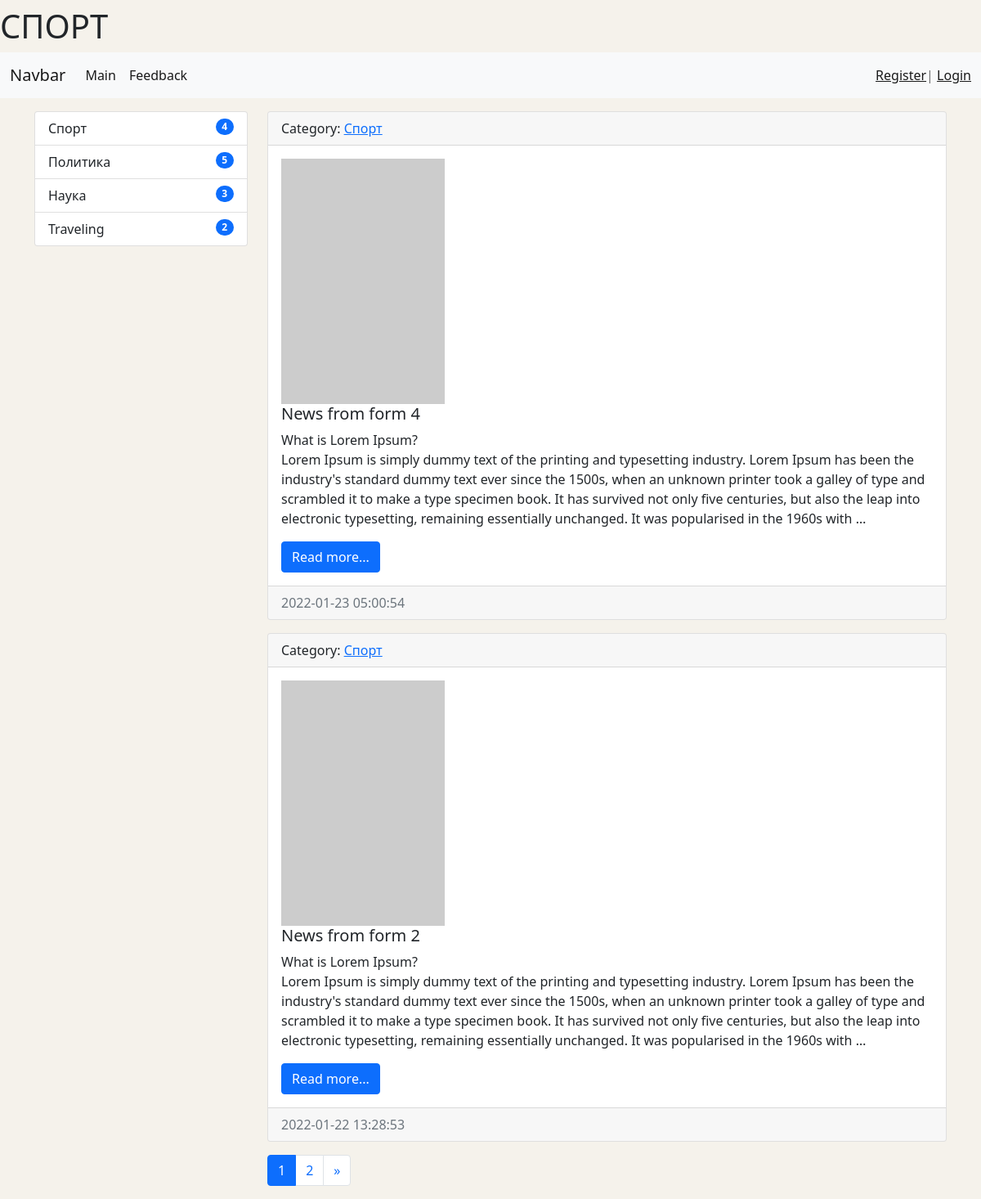
The app's page /category/2/ with its own data.
### news/models.py (models this page shows, shortened)
class Category(models.Model):
    title = models.CharField(max_length=150, db_index=True, verbose_name='Наименование категории')
    def get_absolute_url(self):
        return reverse('category', kwargs={'category_id': self.pk})
    def __str__(self):
        return self.title
    class Meta:
        verbose_name = 'Категория'
        verbose_name_plural = 'Категории'
        ordering = ['-title']

class News(models.Model):
    title = models.CharField(max_length=150, verbose_name='Наименование')
    content = models.TextField(blank=True, verbose_name='Контент')
    created_at = models.DateTimeField(auto_now_add=True, verbose_name='Дата публикации')
    updated_at = models.DateTimeField(auto_now=True, verbose_name='Обновлено')
    photo = models.ImageField(upload_to='photos/%Y/%m/%d/', verbose_name='Фото', blank=True)
    is_published = models.BooleanField(default=True, verbose_name='Опубликовано')
    category = models.ForeignKey('Category', on_delete=models.PROTECT, verbose_name='Категория')
    numbers_of_views = models.IntegerField(default=0)
    def get_absolute_url(self):
        return reverse('view_news', kwargs={'pk': self.pk})
    class Meta:
        verbose_name = 'Новость'
        verbose_name_plural = 'Новости'
        ordering = ['-created_at']

### news/views.py (the view)
# urls.py: path('category/<int:category_id>/', NewsByCategory.as_view(extra_context={'title': 'SOMETHING'}), name='category'),
class NewsByCategory(MyMixin, ListView):
    model = News
    template_name = 'news/home_news_list.html'
    context_object_name = 'news'
    allow_empty = False
    paginate_by = 2
    def get_context_data(self, *, object_list=None, **kwargs):
        context = super(NewsByCategory, self).get_context_data(**kwargs)
        context['title'] = self.get_upper(Category.objects.get(pk=self.kwargs['category_id']))
        return context
    def get_queryset(self):
        return News.objects.filter(category_id=self.kwargs['category_id'], is_published=True).select_related('category')

### news/templatetags/news_tags.py (called while the page is built)
@register.inclusion_tag('news/list_categories.html')
def show_categories():
    categories = Category.objects.annotate(cnt=Count('news', filter=F('news__is_published'))).filter(cnt__gt=0)
    return {'categories': categories}

### news/utils.py (called while the page is built)
    def get_upper(self, smth):
        if isinstance(smth, str):
            return smth.upper()
        else:
            return smth.title.upper()

### news/templates/news/home_news_list.html (shortened to what this page needs)
{% extends 'base.html' %}
{% block main_title %}
    {{ title }}
{% endblock %}
{% block sidebar %}
{% include 'inc/_sidebar.html' %}
{% endblock %}
{% block content %}
    {% for item in news %}
    <div class="card mb-3">
        <div class="card-header">
            Category: <a href="{{ item.category.get_absolute_url }}">{{ item.category }}</a>
        </div>
        <div class="card-body">
            <div class="media">
                {% if item.photo %}
                    <img src="{{ item.photo.url }}" alt="Photo" width="200" class="mr-3">
                {% else %}
                    <img src="https://picsum.photos/200/300/?blur=2" alt="Photo" class="mr-3">
                {% endif %}
                <div class="media-body">
                    <h5 class="card-title">{{ item.title }}</h5>
                    <p class="card-text">{{ item.content|safe|linebreaksbr|truncatewords:70 }}</p>
                    <a href="{{ item.get_absolute_url }}" class="btn btn-primary">Read more...</a>
                </div>
            </div>
        </div>
        <div class="card-footer text-muted">
            {{ item.created_at|date:'Y-m-d H:i:s' }}
        </div>
    </div>
    {% empty %}
        <p>Ooops... </p>
        <p>Looks like something went wrong</p>
    {% endfor %}
{% endblock %}

### news/templates/news/list_categories.html
<div class="list-group">
    {% for item_categories in categories %}
    <a href="{{ item_categories.get_absolute_url }}" class="list-group-item list-group-item-action">
        {{ item_categories.title }}
        <span class="badge bg-primary rounded-pill category_badge">{{ item_categories.cnt }}</span>
    </a>
    {% endfor %}
</div>

### mySite/static/css/main.css (style rules this page uses)
body { background-color: #f5f2eb; }
.category_badge { float: right; }

### records on screen
Category: title "СПОРТ", title "Спорт", cnt "4"
Category: title "Политика", cnt "5"
Category: title "Наука", cnt "3"
Category: title "Traveling", cnt "2"
News: category "Спорт", title "News from form 4", content "What is Lorem Ipsum? Lorem Ipsum is simply dummy text of the printing and typesetting industry. Lorem Ipsum has been the industry's standard dummy text ever since the 1500s, when an unknown printer took a galley of type and scrambled it to make a type specimen book. It has survived not only five centuries, but also the leap into electronic typesetting, remaining essentially unchanged. It was popularised in the 1960s with …", created_at "2022-01-23 05:00:54"
News: category "Спорт", title "News from form 2", content "What is Lorem Ipsum? Lorem Ipsum is simply dummy text of the printing and typesetting industry. Lorem Ipsum has been the industry's standard dummy text ever since the 1500s, when an unknown printer took a galley of type and scrambled it to make a type specimen book. It has survived not only five centuries, but also the leap into electronic typesetting, remaining essentially unchanged. It was popularised in the 1960s with …", created_at "2022-01-22 13:28:53"

### other values on screen
{{ p }} "1"
{{ p }} "2"
